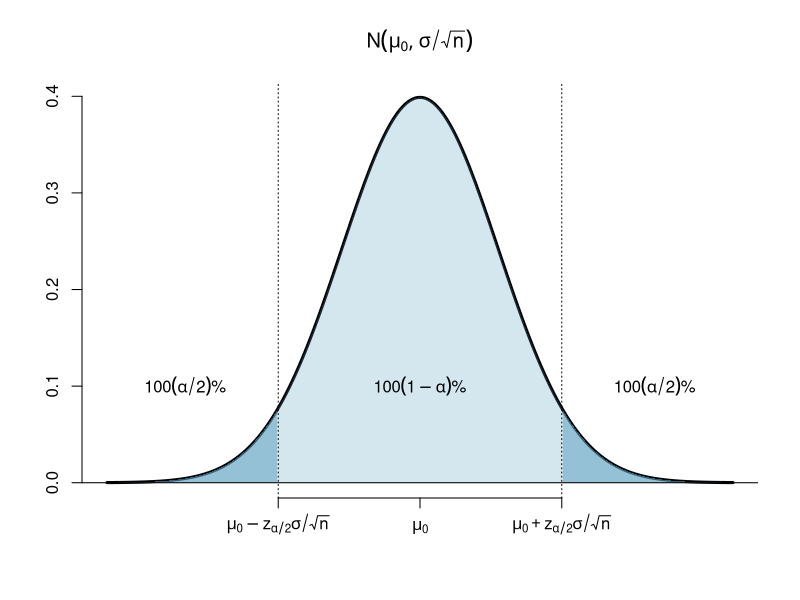
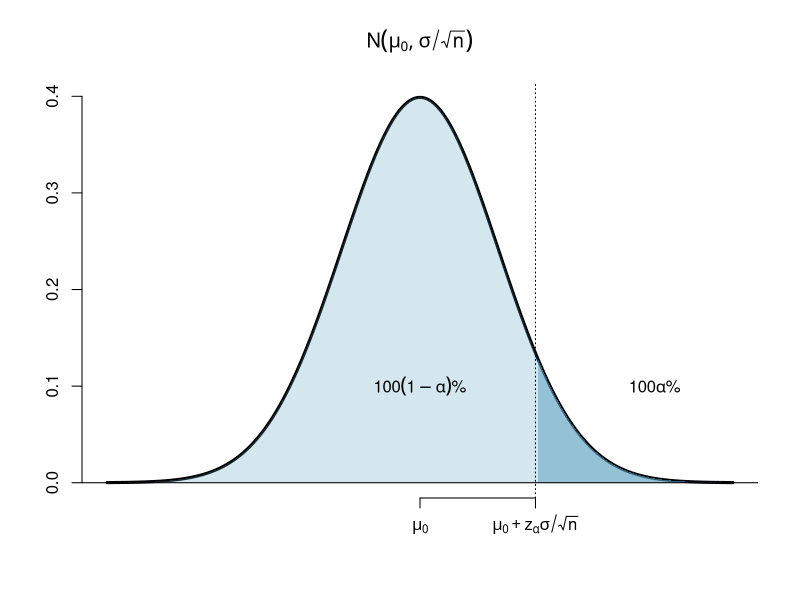
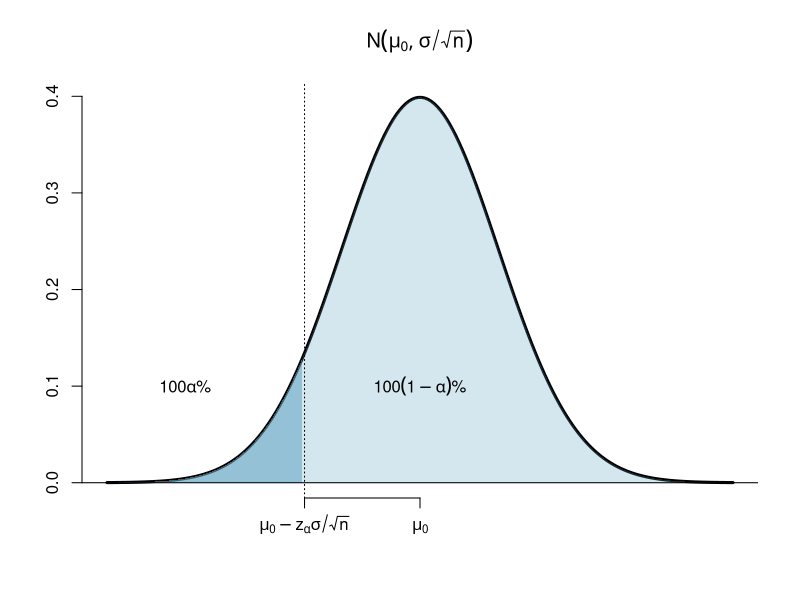
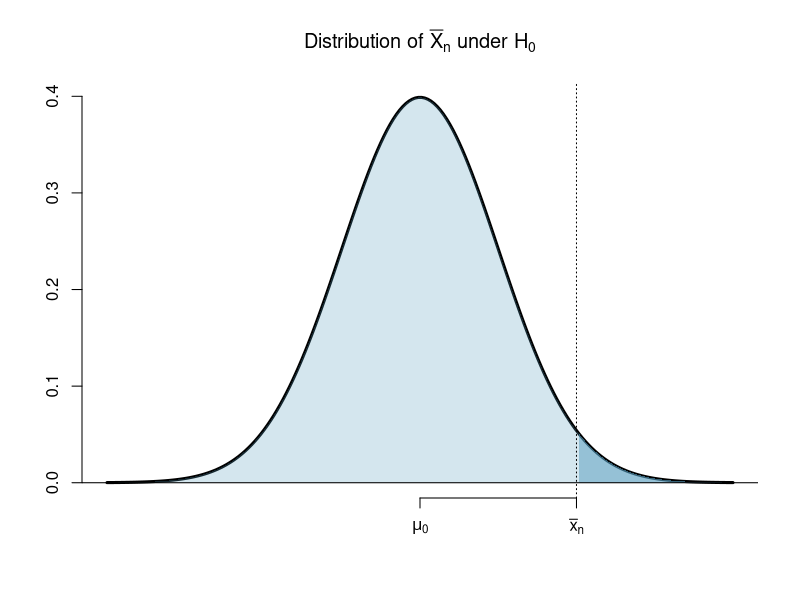
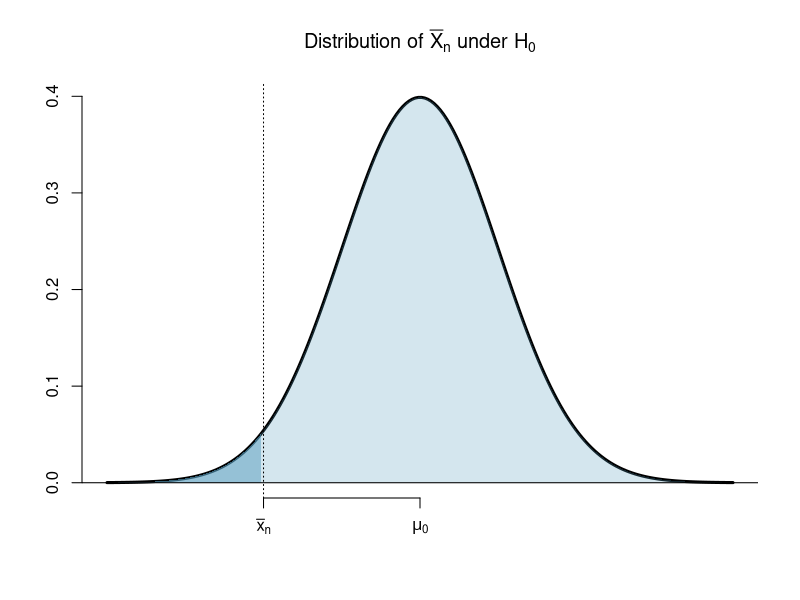
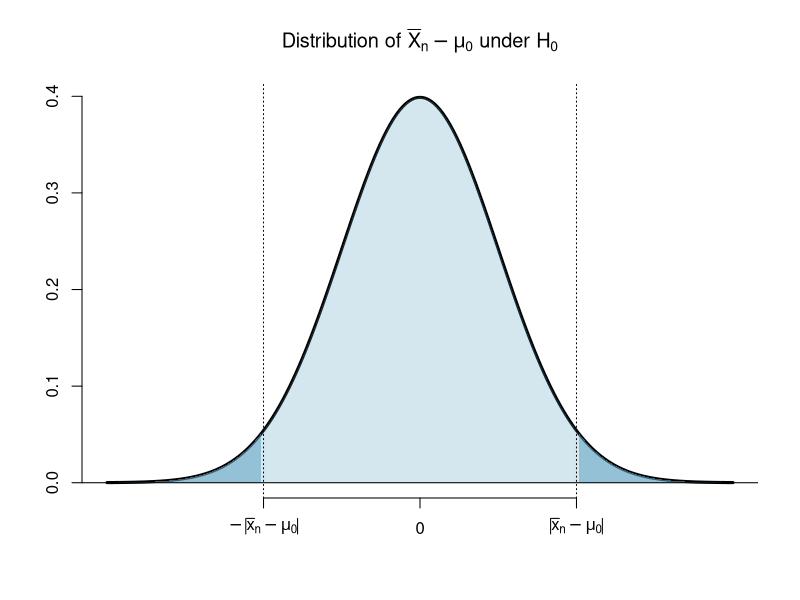

These charts were generated, in order, by the following R code:
## ---- chunk 1
mu=0
sig=1
alpha=0.07
cutoff=-qnorm(alpha/2)
x=mu + sig * seq(-4,4,length=200)
y=dnorm(x, mean=mu, sd=sig)
plot(x, y, type="n", xlab="", ylab="", main=expression(N(mu[0],sigma/sqrt(n))), axes=FALSE)
axis(2)
axis(1, labels = c(expression(mu[0]-z[alpha/2]*sigma/sqrt(n)), expression(mu[0]), expression(mu[0]+z[alpha/2]*sigma/sqrt(n))), at = c(-cutoff, 0, cutoff))
lines(x, y, lwd=3)
polygon(c(min(x),x,max(x)), c(0,y,0), col="#569BBD40", lty=0)
i = which(x > cutoff)
polygon(c(x[i[1]],x[i],3*sig), c(0,y[i],0), col="#569BBD80", lty=0)
polygon(c(-x[i[1]],-x[i],-3*sig), c(0,y[i],0), col="#569BBD80", lty=0)
abline(0,0)
abline(v=cutoff*c(-1,1), lty=3)
text(0,.1,expression(paste(100(1 - alpha), "%", sep = "")))
text(3*c(-1,1),.1,expression(paste(100(alpha/2), "%", sep = "")))
## ---- chunk 2
mu=0
sig=1
alpha=0.07
cutoff=-qnorm(alpha)
x=mu + sig * seq(-4,4,length=200)
y=dnorm(x, mean=mu, sd=sig)
plot(x, y, type="n", xlab="", ylab="", main=expression(N(mu[0],sigma/sqrt(n))), axes=FALSE)
axis(2)
axis(1, labels = c(expression(mu[0]), expression(mu[0]+z[alpha]*sigma/sqrt(n))), at = c(0, cutoff))
lines(x, y, lwd=3)
polygon(c(min(x),x,max(x)), c(0,y,0), col="#569BBD40", lty=0)
i = which(x > cutoff)
polygon(c(x[i[1]],x[i],3*sig), c(0,y[i],0), col="#569BBD80", lty=0)
abline(0,0)
abline(v=cutoff, lty=3)
text(0,.1,expression(paste(100(1 - alpha), "%", sep = "")))
text(3,.1,expression(paste(100*alpha, "%", sep = "")))
## ---- chunk 3
mu=0
sig=1
alpha=0.07
cutoff=-qnorm(alpha)
x=mu + sig * seq(-4,4,length=200)
y=dnorm(x, mean=mu, sd=sig)
plot(x, y, type="n", xlab="", ylab="", main=expression(N(mu[0],sigma/sqrt(n))), axes=FALSE)
axis(2)
axis(1, labels = c(expression(mu[0]-z[alpha]*sigma/sqrt(n)), expression(mu[0])), at = c(-cutoff, 0))
lines(x, y, lwd=3)
polygon(c(min(x),x,max(x)), c(0,y,0), col="#569BBD40", lty=0)
i = which(x > cutoff)
polygon(c(-x[i[1]],-x[i],-3*sig), c(0,y[i],0), col="#569BBD80", lty=0)
abline(0,0)
abline(v=-cutoff, lty=3)
text(0,.1,expression(paste(100(1 - alpha), "%", sep = "")))
text(-3,.1,expression(paste(100*alpha, "%", sep = "")))
## ---- chunk 4
mu=0
sig=1
alpha=0.07
xbar = 2
x=mu + sig * seq(-4,4,length=200)
y=dnorm(x, mean=mu, sd=sig)
plot(x, y, type="n", xlab="", ylab="", main=expression(paste("Distribution of ",  bar(X)[n], " under ", H[0], sep="")), axes=FALSE)
axis(2)
axis(1, labels = c(expression(mu[0]), expression(bar(x)[n])), at = c(0, xbar))
lines(x, y, lwd=3)
polygon(c(min(x),x,max(x)), c(0,y,0), col="#569BBD40", lty=0)
i = which(x > xbar)
polygon(c(x[i[1]],x[i],3*sig), c(0,y[i],0), col="#569BBD80", lty=0)
abline(0,0)
abline(v=xbar, lty=3)
## ---- chunk 5
mu=0
sig=1
alpha=0.07
xbar = -2
x=mu + sig * seq(-4,4,length=200)
y=dnorm(x, mean=mu, sd=sig)
plot(x, y, type="n", xlab="", ylab="", main=expression(paste("Distribution of ",  bar(X)[n], " under ", H[0], sep="")), axes=FALSE)
axis(2)
axis(1, labels = c(expression(bar(x)[n]), expression(mu[0])), at = c(xbar, 0))
lines(x, y, lwd=3)
polygon(c(min(x),x,max(x)), c(0,y,0), col="#569BBD40", lty=0)
i = which(x > abs(xbar))
#polygon(c(x[i[1]],x[i],3*sig), c(0,y[i],0), col="#569BBD80", lty=0)
polygon(c(-x[i[1]],-x[i],-3*sig), c(0,y[i],0), col="#569BBD80", lty=0)
abline(0,0)
abline(v=xbar, lty=3)
## ---- chunk 6
mu=0
sig=1
alpha=0.07
xbar = 2
x=mu + sig * seq(-4,4,length=200)
y=dnorm(x, mean=mu, sd=sig)
plot(x, y, type="n", xlab="", ylab="", main=expression(paste("Distribution of ",  bar(X)[n]-mu[0], " under ", H[0], sep="")), axes=FALSE)
axis(2)
axis(1, labels = c(expression(-abs(bar(x)[n]-mu[0])), 0, expression(abs(bar(x)[n]-mu[0]))), at = c(-abs(xbar-mu), 0, abs(xbar-mu)))
lines(x, y, lwd=3)
polygon(c(min(x),x,max(x)), c(0,y,0), col="#569BBD40", lty=0)
i = which(x > abs(xbar))
polygon(c(x[i[1]],x[i],3*sig), c(0,y[i],0), col="#569BBD80", lty=0)
polygon(c(-x[i[1]],-x[i],-3*sig), c(0,y[i],0), col="#569BBD80", lty=0)
abline(0,0)
abline(v=abs(xbar)*c(-1,1), lty=3)
